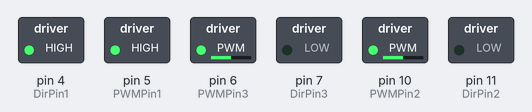
Simulated run of this sketch. Board: Arduino Nano, built with avr-gcc and run on an emulated ATmega328P. On the bench: switched loads named in the sketch (green lamp = pin HIGH).

Above: at 0.05 s.
At 2.95 s:
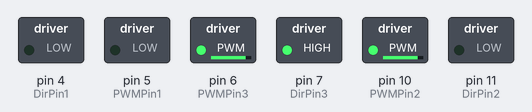
At 4.45 s:
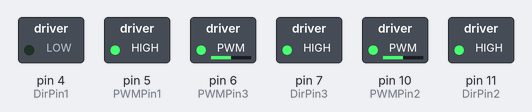
At 5.95 s:
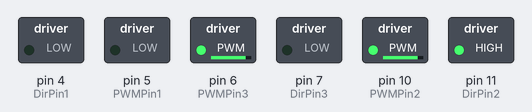
Timing chart, 0 to 7.8 s (numbered marks = the images above):
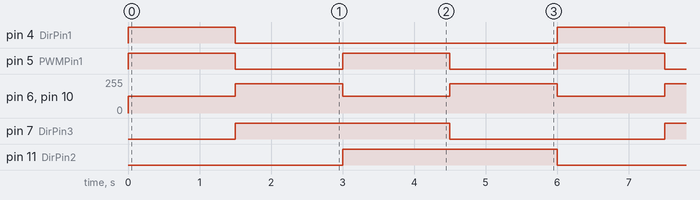

Measured:
- by itself, pin 4 (DirPin1): alternates HIGH for 1.5 s and LOW for 4.5 s
- by itself, pin 5 (PWMPin1): alternates HIGH for 1.5 s and LOW for 1.5 s
- by itself, pin 6 (PWMPin3), pin 10 (PWMPin2): alternates 220/255 for 1.5 s and 127/255 for 1.5 s
- by itself, pin 7 (DirPin3), pin 11 (DirPin2): alternates HIGH for 3.0 s and LOW for 3.0 s

The sketch:

open-loop-omni-wheel-drivetrain.ino
```cpp
// (licence header left out)
#include "motor_driver.h"

#define DirPin1 4
#define DirPin2 11
#define DirPin3 7

#define PWMPin1 5
#define PWMPin2 10
#define PWMPin3 6

motorDriver M1(DirPin1, PWMPin1);
motorDriver M2(DirPin2, PWMPin2);
motorDriver M3(DirPin3, PWMPin3);

#define PI 3.14159265
float R = 0.2776; // robot wheel-base radius
int scaling_factor = 255;  // pseudo scaling factor, in open loop we can't accurately send RPM commands so instead this scales the PWM signal to a reasonable value in the range of [0, 255]

void setup() {
  pinMode(PWMPin1, OUTPUT);
  pinMode(PWMPin2, OUTPUT);
  pinMode(PWMPin3, OUTPUT);
  pinMode(DirPin1, OUTPUT);
  pinMode(DirPin2, OUTPUT);
  pinMode(DirPin3, OUTPUT);
}

void loop() {
  // drive robot in a square
  calc_speed(1, 0, 0);
  delay(1500);
  calc_speed(0, 1, 0);
  delay(1500);
  calc_speed(-1, 0, 0);
  delay(1500);
  calc_speed(0, -1, 0);
  delay(1500);
}

void calc_speed(float x_dot, float y_dot, float theta_dot){
  // calculates motor speeds for 3 wheel omni drive robot
  // see derivation of equations here: https://modernrobotics.northwestern.edu/nu-gm-book-resource/13-2-omnidirectional-wheeled-mobile-robots-part-1-of-2/
  float PWM1 = -R*theta_dot + x_dot ;
  float PWM2 = -R*theta_dot - 0.5*x_dot - sin(PI/3.0)*y_dot;
  float PWM3 = -R*theta_dot - 0.5*x_dot + sin(PI/3.0)*y_dot;

  int Dir1 = (PWM1 > 0) - (PWM1 < 0);   // returns -1 or 1
  int Dir2 = (PWM2 > 0) - (PWM2 < 0);
  int Dir3 = (PWM3 > 0) - (PWM3 < 0);

  PWM1 = (int)abs(PWM1*scaling_factor); // scale in PWM range of [0, 255]
  PWM2 = (int)abs(PWM2*scaling_factor);
  PWM3 = (int)abs(PWM3*scaling_factor);

  M1.spin(Dir1, PWM1);
  M2.spin(Dir2, PWM2);
  M3.spin(Dir3, PWM3);
}
```

motor_driver.cpp
```cpp
#include "Arduino.h"
#include "motor_driver.h"

motorDriver::motorDriver(int DirPin, int PWMPin){
  _DirPin = DirPin;
  _PWMPin = PWMPin;
  pinMode(_DirPin, OUTPUT);
  pinMode(_PWMPin, OUTPUT);
}

void motorDriver::spin(char Dir, unsigned char PWM){
  switch (Dir){
    case -1:    // counterclockwise
      digitalWrite(_DirPin, LOW);
      analogWrite(_PWMPin, PWM);
      break;
    case 0:     // stationary
      digitalWrite(_DirPin, LOW);
      digitalWrite(_PWMPin, LOW);
      break;
    case 1:     // clockwise
      digitalWrite(_DirPin, HIGH);
      analogWrite(_PWMPin, PWM);
      break;
  }
}
```

motor_driver.h
```cpp
#ifndef motordriver_h
#define motordriver_h

#include "Arduino.h"

class motorDriver{
  public:
    motorDriver(int DirPin, int PWMPin);
    void spin(char Dir, unsigned char PWM);
  private:
    int _DirPin;
    int _PWMPin;
};

#endif
```
